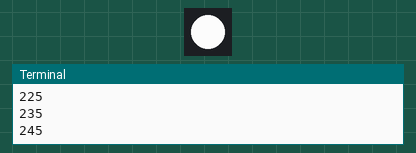
This program was run on a simulated Raspberry Pi (BCM pin numbers). Parts: 1 RGB LEDs in strip order, left to right, the last lines printed to the terminal. Dim RGB values are drawn brighter than linear.

Above: at 1.06 s.
At 2.17 s:
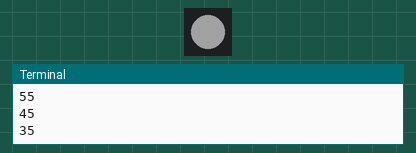
Timing chart, 0 to 3.0 s (numbered marks = the images above):
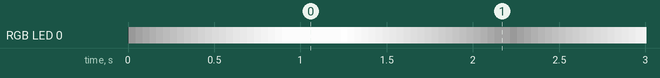

The program:

fade-sigterm-ws281x.py
```python
import time
from rpi_ws281x import *
import argparse
import signal

# LED strip configuration:
LED_COUNT = 1        # Number of LED pixels.
LED_PIN = 18          # GPIO pin connected to the pixels (18 uses PWM!).
# LED_PIN = 10        # GPIO pin connected to the pixels (10 uses SPI /dev/spidev0.0).
LED_FREQ_HZ = 800000  # LED signal frequency in hertz (usually 800khz)
LED_DMA = 10          # DMA channel to use for generating signal (try 10)
LED_BRIGHTNESS = 255  # Set to 0 for darkest and 255 for brightest
LED_INVERT = False    # True to invert the signal (when using NPN transistor level shift)
LED_CHANNEL = 0       # set to '1' for GPIOs 13, 19, 41, 45 or 53


# Define functions which animate LEDs in various ways.
def colorWipe(strip, color, wait_ms=50):
    """Wipe color across display a pixel at a time."""
    for i in range(strip.numPixels()):
        strip.setPixelColor(i, color)
        strip.show()
        time.sleep(wait_ms / 1000.0)

def off(signum, frame):
    colorWipe(strip, Color(0, 0, 0), 10)
    exit(0)

def brighten():
    for j in range(25, 255, 10):
        print(j)
        for i in range(strip.numPixels()):
            strip.setPixelColor(i, Color(j,j,j))
        strip.show()
        time.sleep(0.04)

def darken():
    for j in range(255, 25, -10):
        print(j)
        for i in range(strip.numPixels()):
            strip.setPixelColor(i, Color(j,j,j))
        strip.show()
        time.sleep(0.04)

signal.signal(signal.SIGTERM, off)

if __name__ == '__main__':
    # Process arguments
    parser = argparse.ArgumentParser()
    parser.add_argument('-c', '--clear', action='store_true', help='clear the display on exit')
    args = parser.parse_args()

    # Create NeoPixel object with appropriate configuration.
    strip = PixelStrip(LED_COUNT, LED_PIN, LED_FREQ_HZ, LED_DMA, LED_INVERT, LED_BRIGHTNESS, LED_CHANNEL)
    # Intialize the library (must be called once before other functions).
    strip.begin()

    print('Press Ctrl-C to quit.')
    if not args.clear:
        print('Use "-c" argument to clear LEDs on exit')


    try:

        while True:
            brighten()
            time.sleep(0.3)
            darken()
            time.sleep(0.05)

    except KeyboardInterrupt:
        if args.clear:
            colorWipe(strip, Color(0, 0, 0), 10)
```

Measured:
- by itself, everything shown: repeats every 2.2 s, in 46 steps
